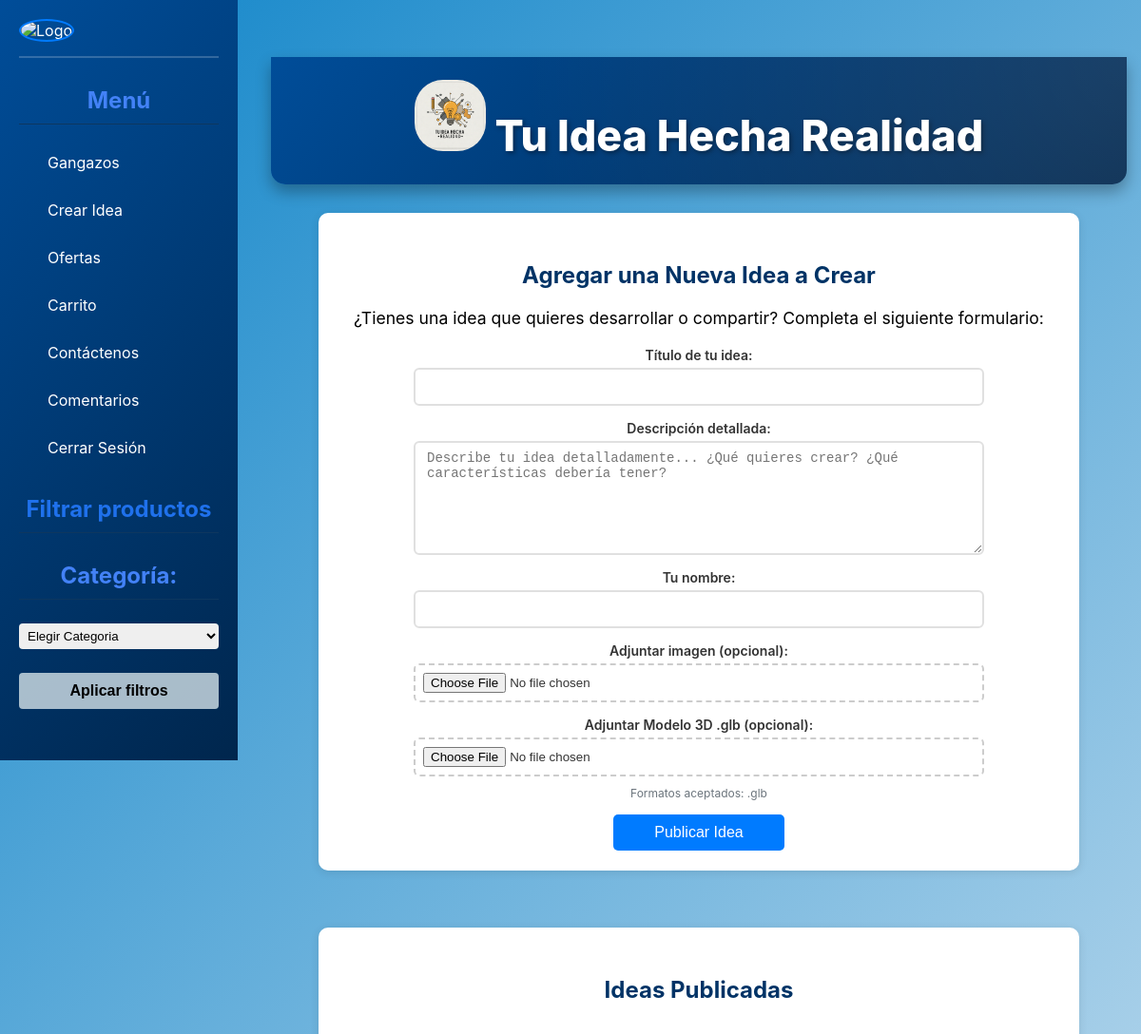
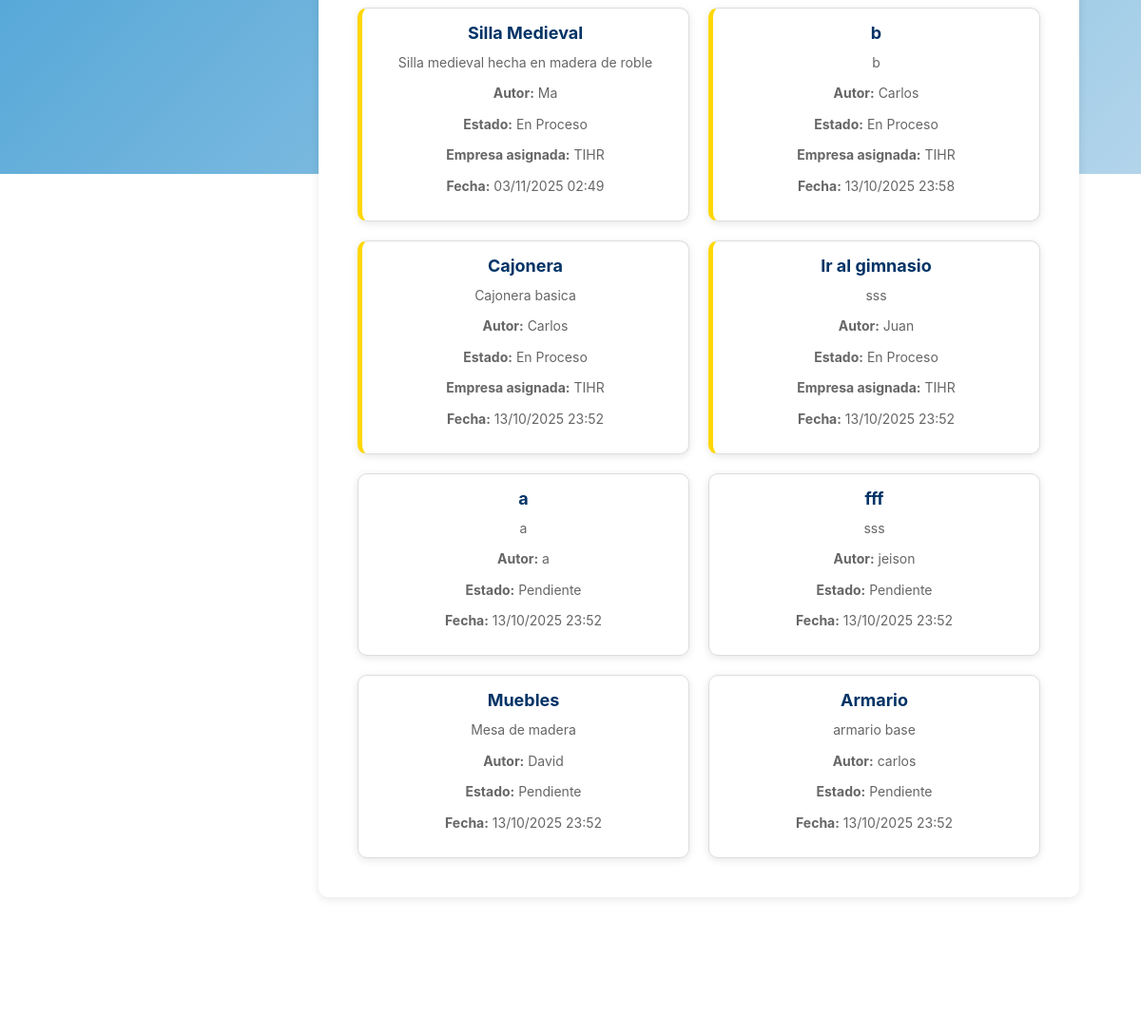
The app's page /idea/ with its own data (2 pictures, top to bottom).
### core/models.py (models this page shows, shortened)
class Idea(models.Model):
    STATUS_CHOICES = [
        ('pendiente', 'Pendiente'),
        ('en_proceso', 'En Proceso'),
        ('completada', 'Completada'),
    ]
    titulo = models.CharField(max_length=100)
    descripcion = models.CharField(max_length=250, default='', blank=True, null=True)
    autor = models.CharField(max_length=100)
    imagen = models.ImageField(upload_to='uploads/ideas/', blank=True, null=True)
    modelo_3d = models.FileField(upload_to='uploads/ideas/modelos3d/', blank=True, null=True)
    estado = models.CharField(max_length=20, choices=STATUS_CHOICES, default='pendiente')
    empresa_asignada = models.ForeignKey(UserEmpresa, on_delete=models.SET_NULL, null=True, blank=True)
    fecha_creacion = models.DateTimeField(auto_now_add=True)

class UserEmpresa(models.Model):
    usernameEmpresa = models.CharField(max_length=100, unique=True)
    passwordEmpresa = models.CharField(max_length=100)
    is_active = models.BooleanField(default=True)
    last_modified = models.DateTimeField(auto_now=True)
    status_changed_at = models.DateTimeField(null=True, blank=True)

### core/views.py (the view)
# urls.py: path('idea/', views.ideas_view, name='idea'),
def ideas_view(request):
    usernameCliente = request.session.get('usernameCliente')
    usuario = None
    if usernameCliente:
        try:
            usuario = UserClientes.objects.get(usernameCliente=usernameCliente)
        except UserClientes.DoesNotExist:
            pass
    if request.method == 'POST':
        form = IdeaForm(request.POST, request.FILES)
        if form.is_valid():
            form.save()
            return redirect('idea')
    else:
        form = IdeaForm()
    ideas = Idea.objects.all().order_by('-fecha_creacion')
    return render(request, 'core/idea.html', {
        'form': form,
        'ideas': ideas,
        'usuario': usuario,
    })

### core/forms.py
class IdeaForm(forms.ModelForm):
    class Meta:
        model = Idea
        fields = ['titulo', 'descripcion', 'autor', 'imagen', 'modelo_3d']
        widgets = {
            'descripcion': forms.Textarea(attrs={'rows': 5}),
        }
        labels = {
            'modelo_3d': 'Modelo 3D (.glb)',
        }
        help_texts = {
            'modelo_3d': 'Sube un archivo de modelo 3D en formato .glb',
        }

### core/templates/core/idea.html (shortened to what this page needs)
<!DOCTYPE html>
<html lang="es">
<head>
  {% load static %}
  <link rel="stylesheet" href="{% static 'core/css/styles.css' %}">
  <link rel="stylesheet" href="{% static 'core/css/idea.css' %}">
</head>
<body>
<div class="sidebar">
    <div class="sidebar-user-info">
        <a href="{% url 'perfilUsuario' %}" class="user-avatar-link">
            {% if usuario.foto_perfil %}
                <img src="{{ usuario.foto_perfil.url }}" alt="Foto de perfil" width="50" height="50" style="border-radius: 50%; border: 2px solid #007BFF; object-fit: cover;">
            {% else %}
                <img src="{% static 'core/img/Perfil.png' %}" alt="Logo" width="50" height="50" style="border-radius: 50%; border: 2px solid #007BFF;">
            {% endif %}
        </a>
    </div>
  <h2 class="h2-side">Menú</h2>
  <ul>
    <li><a href="{% url 'home3' %}">Gangazos</a></li>
    <li><a href="{% url 'idea' %}">Crear Idea</a></li>
    <li><a href="{% url 'productos' %}">Ofertas</a></li>
    <li><a href="{% url 'carrito' %}">Carrito</a></li>
    <li><a href="{% url 'contact' %}">Contáctenos</a></li>
    <li><a href="{% url 'comentarios' %}">Comentarios</a></li>
    <li><a href="{% url 'logout' %}" class="logout-button">Cerrar Sesión</a></li>
  </ul>
  <div class="filtros">
    <h3>Filtrar productos</h3>
    <h2 for="categoria" class="h2-side">Categoría:</h2>
    <select id="categoria">
        <option value="">Elegir Categoria</option>
    </select>
    <button onclick="aplicarFiltros()">Aplicar filtros</button>
  </div>
</div>
<div class="main-content-wrapper">
  <header>
    <h1 class="div" style="text-align: center;">
      <img src="{% static 'core/img/Gemini_Generated_Image_tzay6utzay6utzay.jfif' %}" alt="Logo" width="75" height="75">
      Tu Idea Hecha Realidad
    </h1>
  </header>
   <section>
      <section class="seccion-at">
        <h2>Agregar una Nueva Idea a Crear</h2>
        <p>¿Tienes una idea que quieres desarrollar o compartir? Completa el siguiente formulario:</p>
        <form method="post" enctype="multipart/form-data" class="idea-form">
          <div class="form-group">
            <label for="id_titulo">Título de tu idea:</label>
            {{ form.titulo }}
          </div>
          <div class="form-group">
            <label for="id_descripcion">Descripción detallada:</label>
            <textarea
              name="descripcion"
              id="id_descripcion"
              placeholder="Describe tu idea detalladamente... ¿Qué quieres crear? ¿Qué características debería tener?"
              required
            >{{ form.descripcion.value|default:'' }}</textarea>
          </div>
          <div class="form-group">
            <label for="id_autor">Tu nombre:</label>
            {{ form.autor }}
          </div>
          <div class="form-group">
            <label for="id_imagen">Adjuntar imagen (opcional):</label>
            {{ form.imagen }}
          </div>
          <div class="form-group">
            <label for="id_modelo_3d">Adjuntar Modelo 3D .glb (opcional):</label>
            {{ form.modelo_3d }}
            <small class="form-text">Formatos aceptados: .glb</small>
          </div>
          <button type="submit" class="articulo-boton">Publicar Idea</button>
        </form>
      </section>
      <br>
      <section class="seccion-at">
        <h2>Ideas Publicadas</h2>
        {% if ideas %}
          <div class="contenedor-articulos">
            {% for idea in ideas %}
              <div class="articulo {% if idea.estado == 'en_proceso' %}en-proceso{% elif idea.estado == 'completada' %}completada{% endif %}">
                <div class="contenido-articulo">
                  <h3>{{ idea.titulo }}</h3>
                  <p>{{ idea.descripcion }}</p>
                  <p><strong>Autor:</strong> {{ idea.autor }}</p>
                  <p><strong>Estado:</strong> {{ idea.get_estado_display }}</p>
                  {% if idea.empresa_asignada %}
                  <p><strong>Empresa asignada:</strong> {{ idea.empresa_asignada.usernameEmpresa }}</p>
                  {% endif %}
                  <p><strong>Fecha:</strong> {{ idea.fecha_creacion|date:"d/m/Y H:i" }}</p>
                </div>
              </div>
            {% endfor %}
          </div>
        {% else %}
          <p>Aún no hay ideas publicadas. ¡Sé el primero en compartir la tuya!</p>
        {% endif %}
      </section>
  </section>
  <footer>
    <p>&copy; 2025 Tu Idea Hecha Realidad</p>
  </footer>
</div>
</body>
</html>

### core/static/core/css/idea.css (style rules this page uses)
.seccion-at { max-width: 800px; margin: 20px auto; padding: 20px; background: #ffffff; border-radius: 10px; box-shadow: 0 2px 10px rgba(0,0,0,0.1); }
.seccion-at h2 { color: #003366; text-align: center; margin-bottom: 20px; font-size: 24px; }
.idea-form { max-width: 600px; margin: 0 auto; }
.form-group { margin-bottom: 15px; }
.form-group label { display: block; margin-bottom: 5px; color: #333; font-weight: 600; }
.form-group input[type="text"], .form-group textarea { width: 100%; padding: 8px 12px; border: 2px solid #e0e0e0; border-radius: 6px; font-size: 14px; transition: border-color 0.3s ease; }
.form-group input[type="text"] { height: 40px; }
.form-group textarea { height: 120px; resize: vertical; min-height: 80px; max-height: 200px; }
.form-group input[type="file"] { display: block; width: 100%; padding: 8px; border: 2px dashed #ccc; border-radius: 6px; cursor: pointer; }
.form-text { display: block; margin-top: 5px; font-size: 12px; color: #6c757d; }
.contenedor-articulos { display: grid; grid-template-columns: repeat(auto-fill, minmax(280px, 1fr)); gap: 20px; padding: 20px; }
.articulo { background: white; border-radius: 10px; box-shadow: 0 2px 8px rgba(0,0,0,0.1); transition: all 0.3s ease; overflow: hidden; }
.articulo.en-proceso { border-left: 5px solid #ffd700; }
.contenido-articulo { padding: 15px; }
.contenido-articulo h3 { color: #003366; margin-bottom: 10px; font-size: 18px; }
.contenido-articulo p { color: #666; font-size: 14px; line-height: 1.6; margin-bottom: 10px; }
.contenedor-articulos { display: grid; grid-template-columns: repeat(auto-fill, minmax(300px, 1fr)); gap: 20px; padding: 20px; }

### records on screen
Idea: titulo "Silla Medieval", descripcion "Silla medieval hecha en madera de roble", autor "Ma", estado "En Proceso", empresa_asignada.usernameEmpresa "TIHR", fecha_creacion "03/11/2025 02:49"
Idea: titulo "b", descripcion "b", autor "Carlos", estado "En Proceso", empresa_asignada.usernameEmpresa "TIHR", fecha_creacion "13/10/2025 23:58"
Idea: titulo "Cajonera", descripcion "Cajonera basica", autor "Carlos", estado "En Proceso", empresa_asignada.usernameEmpresa "TIHR", fecha_creacion "13/10/2025 23:52"
Idea: titulo "Ir al gimnasio", descripcion "sss", autor "Juan", estado "En Proceso", empresa_asignada.usernameEmpresa "TIHR", fecha_creacion "13/10/2025 23:52"
Idea: titulo "a", descripcion "a", autor "a", estado "Pendiente", fecha_creacion "13/10/2025 23:52"
Idea: titulo "fff", descripcion "sss", autor "jeison", estado "Pendiente", fecha_creacion "13/10/2025 23:52"
Idea: titulo "Muebles", descripcion "Mesa de madera", autor "David", estado "Pendiente", fecha_creacion "13/10/2025 23:52"
Idea: titulo "Armario", descripcion "armario base", autor "carlos", estado "Pendiente", fecha_creacion "13/10/2025 23:52"
